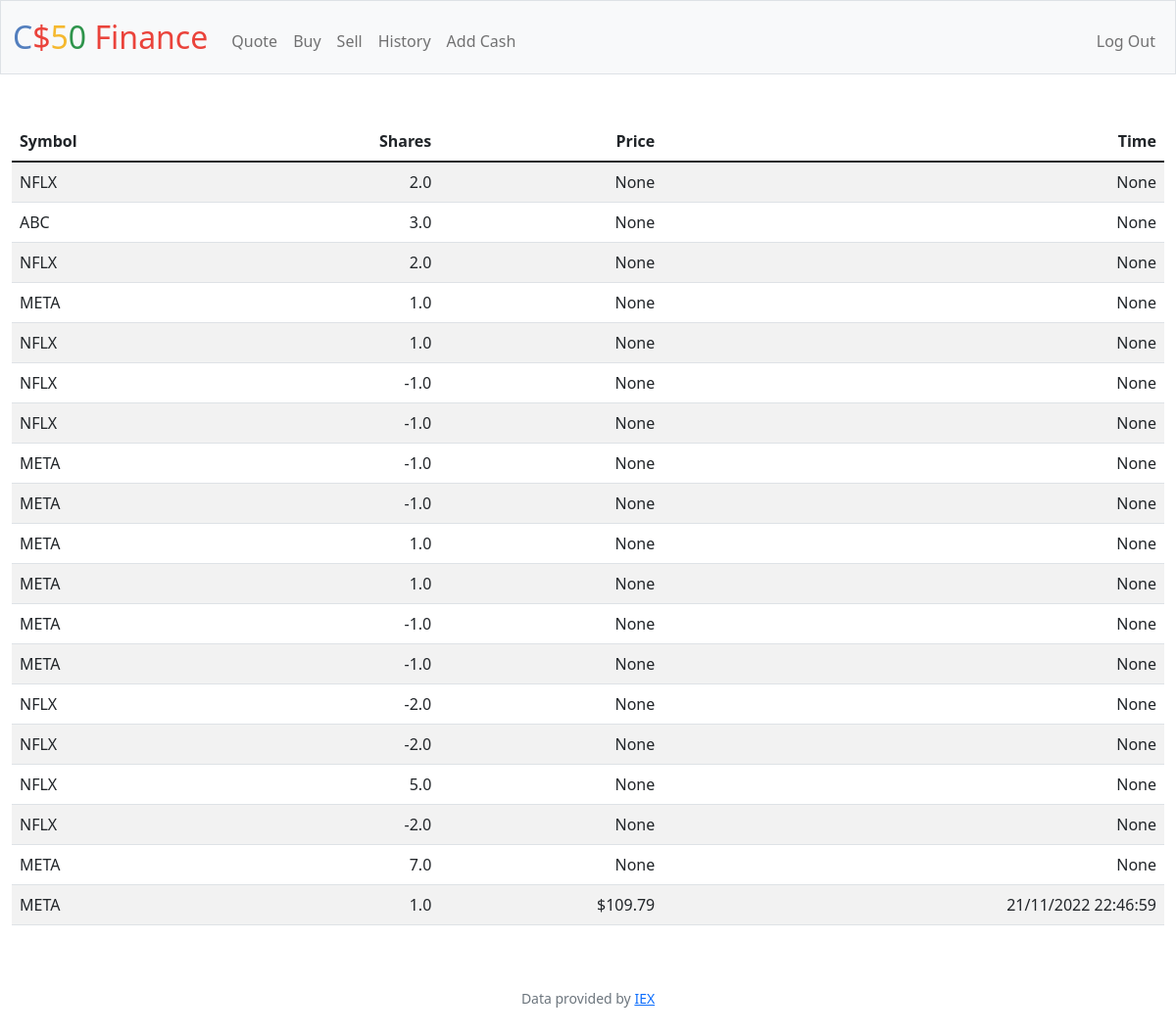
Screenshot of /history (signed in) with the database file from the repository.
### tables this page shows
CREATE TABLE 'transactions' ('user_id' TEXT,  transaction_type TEXT,'shares' FLOAT, 'symbol'  TEXT NOT NULL  , 'name'  TEXT NOT NULL  , 'time' TEXT, 'price' TEXT);

### app.py (the view)
@app.route("/history")
@login_required
def history():
    user_id = session["user_id"]
    transactions = db.execute(
        "SELECT symbol, shares, price, time FROM users JOIN transactions ON users.id = transactions.user_id WHERE id = ? ;", user_id)
    transactions_len = len(transactions)
    symbols = [d['symbol'] for d in transactions]
    shares = [d['shares'] for d in transactions]
    prices = [d['price'] for d in transactions]
    times = [d['time'] for d in transactions]
    return render_template("history.html", transactions_len=transactions_len, symbols=symbols,  shares=shares, prices=prices, times=times)

### app.py (called while the page is built)
@app.after_request
def after_request(response):
    response.headers["Cache-Control"] = "no-cache, no-store, must-revalidate"
    response.headers["Expires"] = 0
    response.headers["Pragma"] = "no-cache"
    return response

### helpers.py (called while the page is built)
def login_required(f):
    @wraps(f)
    def decorated_function(*args, **kwargs):
        if session.get("user_id") is None:
            return redirect("/login")
        return f(*args, **kwargs)
    return decorated_function

### templates/history.html (shortened to what this page needs)
{% extends "layout.html" %}
{% block main %}
<table class="table table-striped">
    <thead>
        <tr>
            <th class="text-start">Symbol</th>
            <th class="text-end">Shares</th>
            <th class="text-end">Price</th>
            <th class="text-end">Time</th>
        </tr>
    </thead>
   <tbody>
        {% for i in range(transactions_len) %}
            <tr>
                <td class="text-start">{{symbols[i]}}</td>
                <td class="text-end">{{shares[i]}}</td>
                <td class="text-end">{{prices[i]}}</td>
                <td class="text-end">{{times[i]}}</td>
            </tr>
        {% endfor %}
    </tbody>
</table>
{% endblock %}

### templates/layout.html (shortened to what this page needs)
<!DOCTYPE html>
<html lang="en">
    <head>
        <link href="https://cdn.jsdelivr.net/npm/bootstrap@5.1.3/dist/css/bootstrap.min.css" rel="stylesheet">
        <link href="/static/styles.css" rel="stylesheet">
    </head>
    <body>
        <nav class="bg-light border navbar navbar-expand-md navbar-light">
            <div class="container-fluid">
                <a class="navbar-brand" href="/"><span class="blue">C</span><span class="red">$</span><span class="yellow">5</span><span class="green">0</span> <span class="red">Finance</span></a>
                <div class="collapse navbar-collapse" id="navbar">
                    {% if session["user_id"] %}
                        <ul class="navbar-nav me-auto mt-2">
                            <li class="nav-item"><a class="nav-link" href="/quote">Quote</a></li>
                            <li class="nav-item"><a class="nav-link" href="/buy">Buy</a></li>
                            <li class="nav-item"><a class="nav-link" href="/sell">Sell</a></li>
                            <li class="nav-item"><a class="nav-link" href="/history">History</a></li>
                            <li class="nav-item"><a class="nav-link" href="/add">Add Cash</a></li>
                        </ul>
                        <ul class="navbar-nav ms-auto mt-2">
                            <li class="nav-item"><a class="nav-link" href="/logout">Log Out</a></li>
                        </ul>
                    {% else %}
                        <ul class="navbar-nav ms-auto mt-2">
                            <li class="nav-item"><a class="nav-link" href="/register">Register</a></li>
                            <li class="nav-item"><a class="nav-link" href="/login">Log In</a></li>
                        </ul>
                    {% endif %}
                </div>
            </div>
        </nav>
        <main class="container-fluid py-5 text-center">
            {% block main %}{% endblock %}
        </main>
        <footer class="mb-5 small text-center text-muted">
            Data provided by <a href="https://iexcloud.io/">IEX</a>
        </footer>
    </body>
</html>

### static/styles.css (style rules this page uses)
nav .navbar-brand { font-size: xx-large; }
nav .navbar-brand .blue { color: #537fbe; }
nav .navbar-brand .red { color: #ea433b; }
nav .navbar-brand .yellow { color: #f5b82e; }
nav .navbar-brand .green { color: #2e944b; }

### rows the page displays
transactions: symbol "NFLX", shares "2.0"
transactions: symbol "ABC", shares "3.0"
transactions: symbol "NFLX", shares "2.0"
transactions: symbol "META", shares "1.0"
transactions: symbol "NFLX", shares "1.0"
transactions: symbol "NFLX", shares "-1.0"
transactions: symbol "NFLX", shares "-1.0"
transactions: symbol "META", shares "-1.0"
transactions: symbol "META", shares "-1.0"
transactions: symbol "META", shares "1.0"
transactions: symbol "META", shares "1.0"
transactions: symbol "META", shares "-1.0"
transactions: symbol "META", shares "-1.0"
transactions: symbol "NFLX", shares "-2.0"
transactions: symbol "NFLX", shares "-2.0"
transactions: symbol "NFLX", shares "5.0"
transactions: symbol "NFLX", shares "-2.0"
transactions: symbol "META", shares "7.0"
transactions: symbol "META", shares "1.0", price "$109.79", time "21/11/2022 22:46:59"

### other values shown
{{ prices[i] }} "None" "None" "None" "None" "None" "None" "None" "None" "None" "None" "None" "None" "None" "None" "None" "None" "None" "None"
{{ times[i] }} "None" "None" "None" "None" "None" "None" "None" "None" "None" "None" "None" "None" "None" "None" "None" "None" "None" "None"
